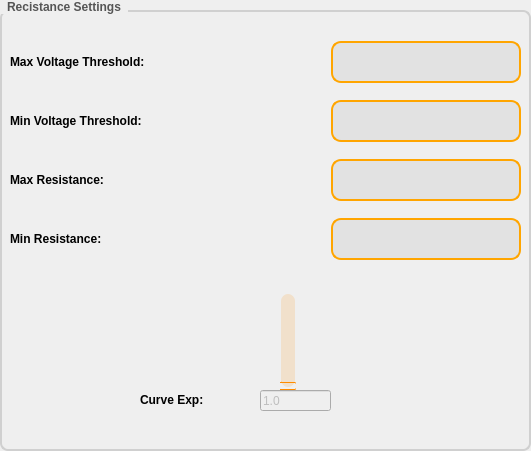
             <widget class="QGroupBox" name="groupBox_5">
              <property name="geometry">
               <rect>
                <x>1160</x>
                <y>19</y>
                <width>531</width>
                <height>451</height>
               </rect>
              </property>
              <property name="styleSheet">
               <string notr="true">QGroupBox {
    border: 2px solid #D0D0D0;  /* light gray border */
    border-radius: 8px;
    margin-top: 10px;
    font-weight: bold;
    color: #555;
    padding: 10px;
}
QGroupBox::title {
    subcontrol-origin: margin;
    subcontrol-position: top left;
    padding: 0 5px;
}
</string>
              </property>
              <property name="title">
               <string>Recistance Settings</string>
              </property>
              <widget class="QWidget" name="gridLayoutWidget_2">
               <property name="geometry">
                <rect>
                 <x>10</x>
                 <y>30</y>
                 <width>511</width>
                 <height>241</height>
                </rect>
               </property>
               <layout class="QGridLayout" name="gridLayout_3">
                <item row="0" column="0">
                 <widget class="QLabel" name="label_14">
                  <property name="font">
                   <font>
                    <weight>75</weight>
                    <bold>true</bold>
                   </font>
                  </property>
                  <property name="text">
                   <string>Max Voltage Threshold:                                                      </string>
                  </property>
                 </widget>
                </item>
                <item row="1" column="0">
                 <widget class="QLabel" name="label_20">
                  <property name="font">
                   <font>
                    <weight>75</weight>
                    <bold>true</bold>
                   </font>
                  </property>
                  <property name="text">
                   <string>Min Voltage Threshold:</string>
                  </property>
                 </widget>
                </item>
                <item row="1" column="1">
                 <widget class="QLineEdit" name="lineEdit_user_min">
                  <property name="styleSheet">
                   <string notr="true">QLineEdit {
    border-radius: 10px;
    border: 2px solid #FFA500;       /* orange outline */
    background-color: #e2e2e2;
    padding: 10px 12px;
    font-family: 'Segoe UI', Roboto, Oxygen, Ubuntu, Cantarell, 'Open Sans', 'Helvetica Neue', sans-serif;
    font-size: 14px;
    color: #333;
}

QLineEdit:focus {
    border: 2px solid #FFB347;       /* lighter orange on focus */
    background-color: #ffffff;
	box-shadow: 0 0 8px #FFD580;
}

QLineEdit:hover {
    border: 2px solid #FFC266;
}

</string>
                  </property>
                 </widget>
                </item>
                <item row="2" column="0">
                 <widget class="QLabel" name="label_50">
                  <property name="font">
                   <font>
                    <weight>75</weight>
                    <bold>true</bold>
                   </font>
                  </property>
                  <property name="text">
                   <string>Max Resistance:</string>
                  </property>
                 </widget>
                </item>
                <item row="0" column="1">
                 <widget class="QLineEdit" name="lineEdit_user_max">
                  <property name="styleSheet">
                   <string notr="true">QLineEdit {
    border-radius: 10px;
    border: 2px solid #FFA500;       /* orange outline */
    background-color: #e2e2e2;
    padding: 10px 12px;
    font-family: 'Segoe UI', Roboto, Oxygen, Ubuntu, Cantarell, 'Open Sans', 'Helvetica Neue', sans-serif;
    font-size: 14px;
    color: #333;
}

QLineEdit:focus {
    border: 2px solid #FFB347;       /* lighter orange on focus */
    background-color: #ffffff;
	box-shadow: 0 0 8px #FFD580;
}

QLineEdit:hover {
    border: 2px solid #FFC266;
}

</string>
                  </property>
                 </widget>
                </item>
                <item row="2" column="1">
                 <widget class="QLineEdit" name="lineEdit_max_RES">
                  <property name="styleSheet">
                   <string notr="true">QLineEdit {
    border-radius: 10px;
    border: 2px solid #FFA500;       /* orange outline */
    background-color: #e2e2e2;
    padding: 10px 12px;
    font-family: 'Segoe UI', Roboto, Oxygen, Ubuntu, Cantarell, 'Open Sans', 'Helvetica Neue', sans-serif;
    font-size: 14px;
    color: #333;
}

QLineEdit:focus {
    border: 2px solid #FFB347;       /* lighter orange on focus */
    background-color: #ffffff;
	box-shadow: 0 0 8px #FFD580;
}

QLineEdit:hover {
    border: 2px solid #FFC266;
}

</string>
                  </property>
                 </widget>
                </item>
                <item row="3" column="0">
                 <widget class="QLabel" name="label_51">
                  <property name="font">
                   <font>
                    <weight>75</weight>
                    <bold>true</bold>
                   </font>
                  </property>
                  <property name="text">
                   <string>Min Resistance:</string>
                  </property>
                 </widget>
                </item>
                <item row="3" column="1">
                 <widget class="QLineEdit" name="lineEdit_min_RES">
                  <property name="styleSheet">
                   <string notr="true">QLineEdit {
    border-radius: 10px;
    border: 2px solid #FFA500;       /* orange outline */
    background-color: #e2e2e2;
    padding: 10px 12px;
    font-family: 'Segoe UI', Roboto, Oxygen, Ubuntu, Cantarell, 'Open Sans', 'Helvetica Neue', sans-serif;
    font-size: 14px;
    color: #333;
}

QLineEdit:focus {
    border: 2px solid #FFB347;       /* lighter orange on focus */
    background-color: #ffffff;
	box-shadow: 0 0 8px #FFD580;
}

QLineEdit:hover {
    border: 2px solid #FFC266;
}

</string>
                  </property>
                 </widget>
                </item>
               </layout>
              </widget>
              <widget class="QSlider" name="exponent_slider">
               <property name="geometry">
                <rect>
                 <x>280</x>
                 <y>290</y>
                 <width>16</width>
                 <height>101</height>
                </rect>
               </property>
               <property name="font">
                <font>
                 <pointsize>15</pointsize>
                 <weight>75</weight>
                 <bold>true</bold>
                </font>
               </property>
               <property name="styleSheet">
                <string notr="true">/* === Groove === */
QSlider::groove:vertical {
    width: 14px;
    border-radius: 7px;
    background: rgba(255, 140, 0, 0.15);  /* soft orange glow */
    margin: 4px 0;
}

/* === Filled Part (active section) === */
QSlider::sub-page:vertical {
    background: qlineargradient(
        x1:0, y1:1, x2:0, y2:0,
        stop:0 #ffb84d,
        stop:0.5 #ff9a1f,
        stop:1 #ff6b00
    );
    border-radius: 7px;
    box-shadow: 0 0 8px rgba(255, 140, 0, 0.4);
}

/* === Empty Part === */
QSlider::add-page:vertical {
    background: rgba(255, 255, 255, 0.08);
    border-radius: 7px;
}

/* === Smaller Handle === */
QSlider::handle:vertical {
    background: qradialgradient(
        cx:0.5, cy:0.5, radius:0.8,
        stop:0 #fff,
        stop:1 #ff8c00
    );
    border: 1px solid #ff8c00;
    width: 10px;
    height: 6px;              /* smaller horizontal bar */
    border-radius: 3px;
    margin: -3px -3px;
    transition: all 0.2s ease-in-out;
}

QSlider::handle:vertical:hover {
    background: qradialgradient(
        cx:0.5, cy:0.5, radius:0.8,
        stop:0 #fff,
        stop:1 #ffaa33
    );
    box-shadow: 0 0 6px rgba(255, 140, 0, 0.6);
}

/* === Optional: Matching LineEdit === */
QLineEdit {
    font-size: 16px;
    border: 2px solid #ff9a1f;
    border-radius: 8px;
    background-color: #fffaf2;
    color: #333;
    padding: 4px 8px;
}
</string>
               </property>
               <property name="minimum">
                <number>100</number>
               </property>
               <property name="maximum">
                <number>500</number>
               </property>
               <property name="value">
                <number>100</number>
               </property>
               <property name="orientation">
                <enum>Qt::Vertical</enum>
               </property>
              </widget>
              <widget class="QLineEdit" name="lineEdit_exponent">
               <property name="enabled">
                <bool>false</bool>
               </property>
               <property name="geometry">
                <rect>
                 <x>260</x>
                 <y>390</y>
                 <width>71</width>
                 <height>21</height>
                </rect>
               </property>
               <property name="text">
                <string>1.0</string>
               </property>
              </widget>
              <widget class="QLabel" name="label_24">
               <property name="geometry">
                <rect>
                 <x>140</x>
                 <y>390</y>
                 <width>81</width>
                 <height>20</height>
                </rect>
               </property>
               <property name="font">
                <font>
                 <weight>75</weight>
                 <bold>true</bold>
                </font>
               </property>
               <property name="text">
                <string>Curve Exp:</string>
               </property>
              </widget>
             </widget>
